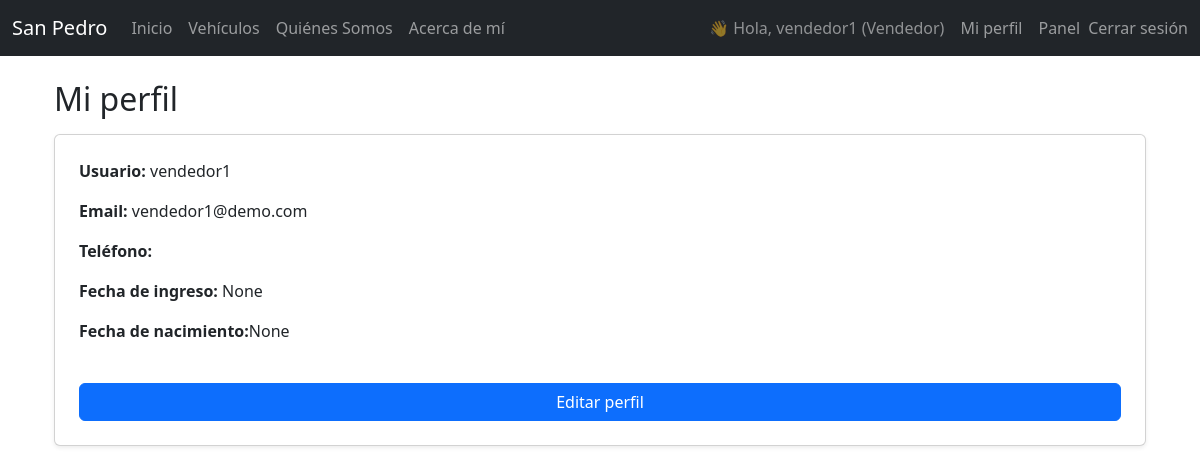
The app's page /cuentas/Perfil/ (signed in) with its own data.
### cuentas/models.py (models this page shows, shortened)
class Vendedor(AbstractUser):
    email = models.EmailField(unique=True)
    telefono = models.CharField(max_length=20, blank=True)
    fecha_ingreso = models.DateField(null=True, blank=True)
    avatar = models.ImageField(
        upload_to='avatars/',
        blank=True,
        null=True,
        help_text="Sube aquí tu foto de perfil"
    )
    fecha_nacimiento = models.DateField(null=True,blank=True,help_text="Fecha de nacimiento")
    USERNAME_FIELD = 'email'
    REQUIRED_FIELDS = ['username']
    class Meta:
        verbose_name = 'Vendedor'
        verbose_name_plural = 'Vendedores'

### cuentas/views.py (the view)
# urls.py: path('Perfil/',    perfil,                      name='perfil'),
@login_required
def perfil(request):
    return render(request, 'cuentas/Perfil/perfil.html', {'usuario': request.user})

### cuentas/templates/cuentas/Perfil/perfil.html (shortened to what this page needs)
{% extends "base.html" %}
{% block contenido %}
<div class="container mt-4">
  <h2 class="mb-3">Mi perfil</h2>
  <div class="card p-4 shadow-sm rounded">
    {% if usuario.perfil_cliente %}
      <p><strong>Nombre:</strong> {{ usuario.perfil_cliente.nombre }} {{ usuario.perfil_cliente.apellido }}</p>
      <p><strong>DNI:</strong> {{ usuario.perfil_cliente.dni }}</p>
      <p><strong>Teléfono:</strong> {{ usuario.perfil_cliente.telefono }}</p>
      <p><strong>Email:</strong> {{ usuario.email }}</p>
      <p><strong>Fecha de nacimiento:</strong>{{ usuario.perfil_cliente.fecha_nacimiento }}</p>
    {% else %}
      <p><strong>Usuario:</strong> {{ usuario.username }}</p>
      <p><strong>Email:</strong> {{ usuario.email }}</p>
      <p><strong>Teléfono:</strong> {{ usuario.telefono }}</p>
      <p><strong>Fecha de ingreso:</strong> {{ usuario.fecha_ingreso }}</p>
      <p><strong>Fecha de nacimiento:</strong>{{ usuario.fecha_nacimiento }}</p>
    {% endif %}
    <a href="{% url 'cuentas:editar_perfil' %}" class="btn btn-primary mt-4">
      Editar perfil
    </a>
  </div>
</div>
{% endblock %}

### templates/base.html (shortened to what this page needs)
<!DOCTYPE html>
<html lang="es">
<head>
    <link href="https://cdn.jsdelivr.net/npm/bootstrap@5.3.3/dist/css/bootstrap.min.css" rel="stylesheet">
</head>
<body>
    <nav class="navbar navbar-expand-lg navbar-dark bg-dark mb-4">
        <div class="container-fluid">
            <a class="navbar-brand" href="#">San Pedro</a>
            <div class="collapse navbar-collapse" id="navbarNav">
                <ul class="navbar-nav me-auto">
                    <li class="nav-item">
                        <a class="nav-link" href="{% url 'concesionaria:inicio' %}">Inicio</a>
                    </li>
                    <li class="nav-item">
                        <a class="nav-link" href="{% url 'concesionaria:vehiculos' %}">Vehículos</a>
                    </li>
                    <li class="nav-item">
                        <a class="nav-link" href="{% url 'concesionaria:quienes' %}">Quiénes Somos</a>
                    </li>
                    <li class="nav-item">
                        <a class="nav-link" href="{% url 'concesionaria:about' %}">Acerca de mí</a>
                    </li>
                </ul>
                <ul class="navbar-nav ms-auto align-items-center">
                    {% if user.is_authenticated %}
                        <li class="nav-item me-2 text-white-50">
                            👋 Hola, {{ user.username }}
                            {% if user.perfil_cliente %}
                                (Cliente)
                            {% else %}
                                (Vendedor)
                            {% endif %}
                        </li>
                        <li class="nav-item">
                            <a class="nav-link" href="{% url 'cuentas:perfil' %}">Mi perfil</a>
                        </li>
                        {% if not user.perfil_cliente and request.path != '/cuentas/PanelVendedor/' %}
                            <li class="nav-item">
                                <a class="nav-link" href="{% url 'cuentas:panel_vendedor' %}">Panel</a>
                            </li>
                        {% elif user.perfil_cliente and request.path != '/cuentas/PanelCliente/' %}
                            <li class="nav-item">
                                <a class="nav-link" href="{% url 'cuentas:panel_cliente' %}">Panel</a>
                            </li>
                        {% endif %}
                        <li class="nav-item">
                            <form method="post" action="{% url 'cuentas:logout' %}">
                                <button type="submit"
                                        class="nav-link btn btn-link p-0"
                                        style="text-decoration: none;">
                                    Cerrar sesión
                                </button>
                            </form>
                        </li>
                    {% endif %}
                </ul>
            </div>
        </div>
    </nav>
    <div class="container">
        {% block contenido %}{% endblock %}
    </div>
</body>
</html>

### records on screen
Vendedor: username "vendedor1", email "vendedor1@demo.com", fecha_ingreso "None", fecha_nacimiento "None"
